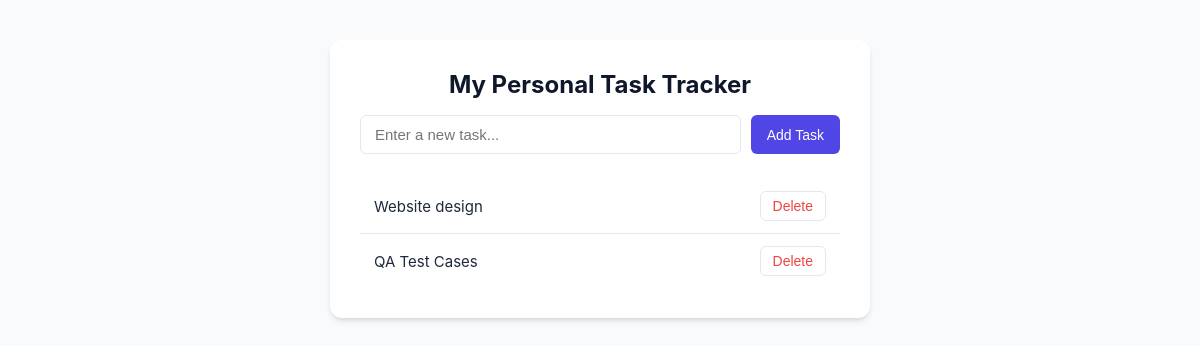
Before: / with the older database file.
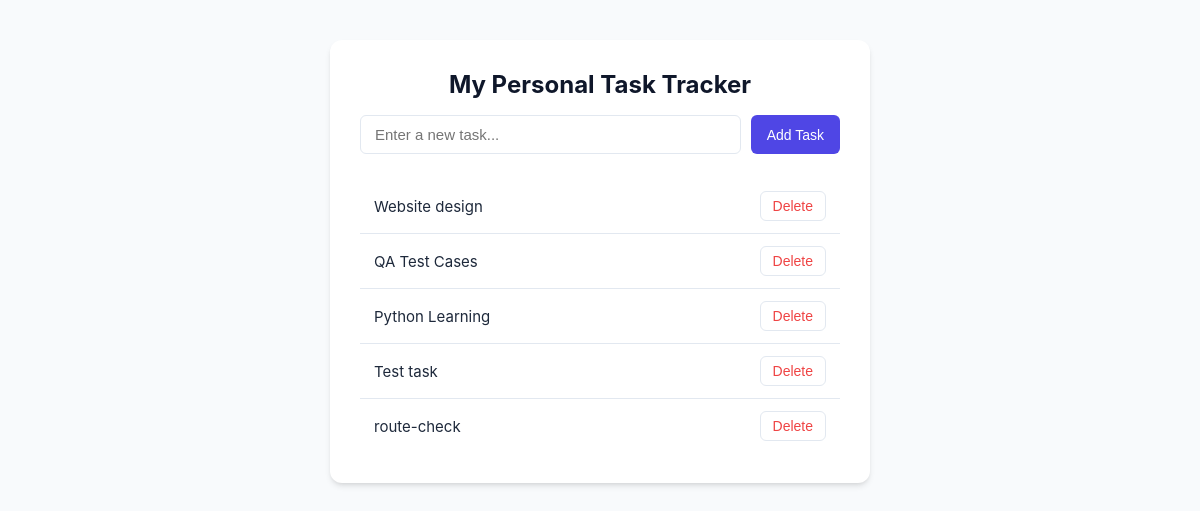
After: the same page with the newer database file.
### tables this page shows
CREATE TABLE tasks (
            id INTEGER PRIMARY KEY AUTOINCREMENT,
            title TEXT NOT NULL
        );

### app.py (the view)
@app.route("/")
def home():
    conn = sqlite3.connect("tasks.db")
    cursor = conn.cursor()
    cursor.execute("SELECT * FROM tasks")
    database_tasks = cursor.fetchall()  # This returns a list of tuples like [(1, 'Buy milk'), (2, 'Code')]
    conn.close()
    return render_template("index.html", tasks=database_tasks)

### templates/index.html (shortened to what this page needs)
<!DOCTYPE html>
<html lang="en">
<head>
</head>
<body>
    <div class="container">
        <h1>My Personal Task Tracker</h1>
        <form action="/add" method="POST" class="task-form">
            <input type="text" name="task" placeholder="Enter a new task..." required>
            <button type="submit" class="btn-add">Add Task</button>
        </form>
        <ul>
            {% for task_id, title in tasks %}
                <li>
                    <span>{{ title }}</span>
                    <form action="/delete/{{ task_id }}" method="POST" style="display:inline;">
                        <button type="submit" class="btn-delete">Delete</button>
                    </form>
                </li>
            {% else %}
                <li class="empty-state">No tasks added yet!</li>
            {% endfor %}
        </ul>
    </div>
</body>
</html>

### templates/index.html (style rules this page uses)
:root { --primary: #4f46e5; --primary-hover: #4338ca; --danger: #ef4444; --danger-hover: #dc2626; --bg: #f8fafc; --card-bg: #ffffff; --text: #1e293b; --border: #e2e8f0; }
body { font-family: -apple-system, BlinkMacSystemFont, "Segoe UI", Roboto, sans-serif; background-color: var(--bg); color: var(--text); margin: 0; padding: 40px 20px; display: flex; justify-content: center; }
.container { background-color: var(--card-bg); padding: 30px; border-radius: 12px; box-shadow: 0 4px 6px -1px rgb(0 0 0 / 0.1), 0 2px 4px -2px rgb(0 0 0 / 0.1); width: 100%; max-width: 480px; }
h1 { margin-top: 0; font-size: 24px; font-weight: 700; text-align: center; color: #0f172a; }
.task-form { display: flex; gap: 10px; margin-bottom: 25px; }
input[type="text"] { flex: 1; padding: 10px 14px; border: 1px solid var(--border); border-radius: 6px; font-size: 15px; outline: none; transition: border-color 0.2s; }
button { cursor: pointer; font-weight: 500; font-size: 14px; padding: 10px 16px; border: none; border-radius: 6px; transition: background-color 0.2s; }
.btn-add { background-color: var(--primary); color: white; }
.btn-delete { background-color: transparent; color: var(--danger); border: 1px solid var(--border); padding: 6px 12px; }
ul { list-style: none; padding: 0; margin: 0; }
li { display: flex; justify-content: space-between; align-items: center; padding: 12px 14px; border-bottom: 1px solid var(--border); font-size: 15px; }
li:last-child { border-bottom: none; }

Changed rows visible on the page:
added tasks: title "Python Learning"
added tasks: title "Test task"
added tasks: title "route-check"
